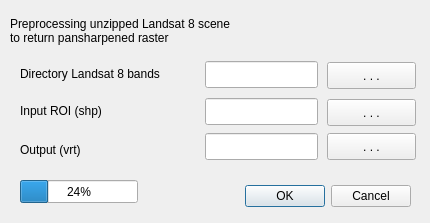
<?xml version="1.0" encoding="UTF-8"?>
<ui version="4.0">
 <class>GFZSatExDialogBase</class>
 <widget class="QDialog" name="GFZSatExDialogBase">
  <property name="geometry">
   <rect>
    <x>0</x>
    <y>0</y>
    <width>430</width>
    <height>223</height>
   </rect>
  </property>
  <property name="windowTitle">
   <string>GFZ SatEx - Preprocessing</string>
  </property>
  <property name="accessibleName">
   <string/>
  </property>
  <property name="accessibleDescription">
   <string/>
  </property>
  <widget class="QDialogButtonBox" name="button_box">
   <property name="geometry">
    <rect>
     <x>70</x>
     <y>180</y>
     <width>341</width>
     <height>32</height>
    </rect>
   </property>
   <property name="orientation">
    <enum>Qt::Horizontal</enum>
   </property>
   <property name="standardButtons">
    <set>QDialogButtonBox::Cancel|QDialogButtonBox::Ok</set>
   </property>
  </widget>
  <widget class="QLabel" name="label">
   <property name="geometry">
    <rect>
     <x>20</x>
     <y>54</y>
     <width>171</width>
     <height>41</height>
    </rect>
   </property>
   <property name="text">
    <string>&lt;html&gt;&lt;head/&gt;&lt;body&gt;&lt;p&gt;Directory Landsat 8 bands&lt;/p&gt;&lt;/body&gt;&lt;/html&gt;</string>
   </property>
  </widget>
  <widget class="QLabel" name="label_2">
   <property name="geometry">
    <rect>
     <x>20</x>
     <y>103</y>
     <width>101</width>
     <height>16</height>
    </rect>
   </property>
   <property name="text">
    <string>Input ROI (shp)</string>
   </property>
  </widget>
  <widget class="QLabel" name="label_3">
   <property name="geometry">
    <rect>
     <x>10</x>
     <y>0</y>
     <width>401</width>
     <height>61</height>
    </rect>
   </property>
   <property name="text">
    <string>Preprocessing unzipped Landsat 8 scene
to return pansharpened raster</string>
   </property>
  </widget>
  <widget class="QLineEdit" name="lineEdit">
   <property name="geometry">
    <rect>
     <x>205</x>
     <y>61</y>
     <width>113</width>
     <height>27</height>
    </rect>
   </property>
  </widget>
  <widget class="QLineEdit" name="lineEdit_2">
   <property name="geometry">
    <rect>
     <x>205</x>
     <y>98</y>
     <width>113</width>
     <height>27</height>
    </rect>
   </property>
  </widget>
  <widget class="QPushButton" name="pushButton">
   <property name="geometry">
    <rect>
     <x>327</x>
     <y>62</y>
     <width>89</width>
     <height>27</height>
    </rect>
   </property>
   <property name="accessibleName">
    <string>in_L8zip</string>
   </property>
   <property name="text">
    <string>. . .</string>
   </property>
  </widget>
  <widget class="QPushButton" name="pushButton_2">
   <property name="geometry">
    <rect>
     <x>327</x>
     <y>99</y>
     <width>89</width>
     <height>27</height>
    </rect>
   </property>
   <property name="accessibleName">
    <string>in_ROI</string>
   </property>
   <property name="text">
    <string>. . .</string>
   </property>
  </widget>
  <widget class="QLabel" name="label_4">
   <property name="geometry">
    <rect>
     <x>20</x>
     <y>142</y>
     <width>91</width>
     <height>16</height>
    </rect>
   </property>
   <property name="text">
    <string>Output (vrt)</string>
   </property>
  </widget>
  <widget class="QLineEdit" name="lineEdit_3">
   <property name="geometry">
    <rect>
     <x>205</x>
     <y>133</y>
     <width>113</width>
     <height>27</height>
    </rect>
   </property>
  </widget>
  <widget class="QPushButton" name="pushButton_3">
   <property name="geometry">
    <rect>
     <x>327</x>
     <y>133</y>
     <width>89</width>
     <height>27</height>
    </rect>
   </property>
   <property name="accessibleName">
    <string>in_ROI</string>
   </property>
   <property name="text">
    <string>. . .</string>
   </property>
  </widget>
  <widget class="QProgressBar" name="progressBar">
   <property name="geometry">
    <rect>
     <x>20</x>
     <y>180</y>
     <width>118</width>
     <height>23</height>
    </rect>
   </property>
   <property name="value">
    <number>24</number>
   </property>
  </widget>
 </widget>
 <resources/>
 <connections>
  <connection>
   <sender>button_box</sender>
   <signal>accepted()</signal>
   <receiver>GFZSatExDialogBase</receiver>
   <slot>accept()</slot>
   <hints>
    <hint type="sourcelabel">
     <x>20</x>
     <y>20</y>
    </hint>
    <hint type="destinationlabel">
     <x>20</x>
     <y>20</y>
    </hint>
   </hints>
  </connection>
  <connection>
   <sender>button_box</sender>
   <signal>rejected()</signal>
   <receiver>GFZSatExDialogBase</receiver>
   <slot>reject()</slot>
   <hints>
    <hint type="sourcelabel">
     <x>20</x>
     <y>20</y>
    </hint>
    <hint type="destinationlabel">
     <x>20</x>
     <y>20</y>
    </hint>
   </hints>
  </connection>
 </connections>
</ui>
